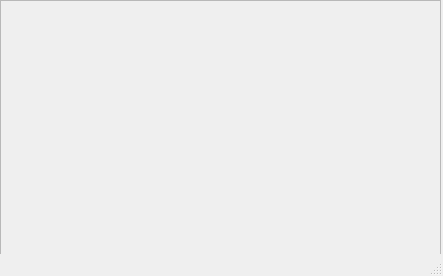
<?xml version="1.0" encoding="UTF-8"?>
<ui version="4.0">
 <class>MainWindow</class>
 <widget class="QMainWindow" name="MainWindow">
  <property name="geometry">
   <rect>
    <x>0</x>
    <y>0</y>
    <width>443</width>
    <height>276</height>
   </rect>
  </property>
  <property name="windowTitle">
   <string>Attendance Management System</string>
  </property>
  <widget class="QWidget" name="centralwidget">
   <widget class="QFrame" name="frame">
    <property name="geometry">
     <rect>
      <x>0</x>
      <y>0</y>
      <width>441</width>
      <height>281</height>
     </rect>
    </property>
    <property name="frameShape">
     <enum>QFrame::StyledPanel</enum>
    </property>
    <property name="frameShadow">
     <enum>QFrame::Raised</enum>
    </property>
   </widget>
  </widget>
  <widget class="QStatusBar" name="statusbar"/>
 </widget>
 <resources/>
 <connections/>
</ui>
